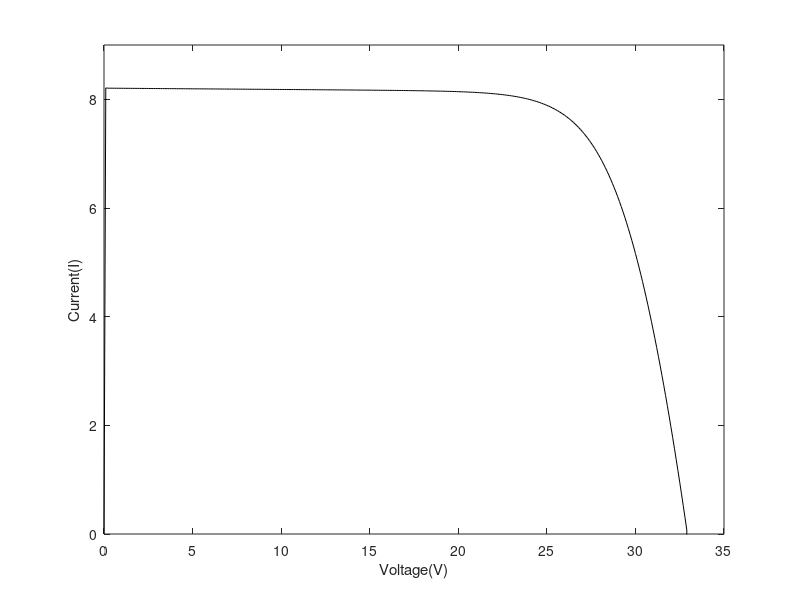
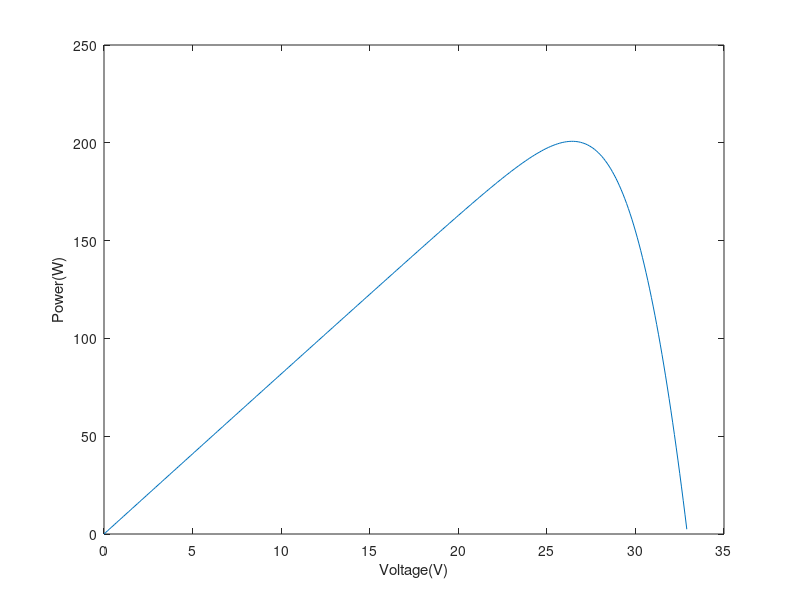

MATLAB code for these plots, in order:
% PV Model 12/1/2018
clc;
clear all;
K=1.38065e-23; %Boltzmann constant
q=1.602e-19; %Charge ofelectron
Iscn=8.21; %Nominal sc current
Vocn=32.9; %Nominal oc voltage
Kv=-0.123; %Temperature voltage constant
K1=0.0032;%Temperature current constant
Ns=54; %No of series connected cells
T=25+273; %Operating temperature
Tn=25+273; %Nominall temperature
Gn=1000; %Nominal irradiance
a=1.3; %diode constant
Eg=1.12; %silicon band gap
G=1000; %Actual irraiance
Rs=0.221; %Series resistance
Rp=415; %Shunt resistance

Vtn=Ns*K*Tn/q;
Ion=Iscn/(exp(Vocn/(a*Vtn))-1);
Io=Ion*((T/Tn)^3)*exp((q*Eg/(a*K))*((1/Tn)-(1/T)));
Ipvn=Iscn;
Ipv=(G/Gn)*(Ipvn+K1*(T-Tn));
Vt=Ns*K*T/q;
I=zeros(330,1);
i=1;
I(1,1)=0;
for V=0:0.1:32.9
 I_part=Io*(exp((V+(I(i,1)*Rs))/(Vt*a))-1)+((V+(Rs*I(i,1)))/Rp);
 I(i+1)=Ipv-I_part;
 
 V1(i)=V;
 P(i)=V*I(i);
 i=i+1;
end
V1(i)=V1(i-1);
P(i)=P(i-1);
plot(V1,I,'k')
ylabel('Current(I)')
xlabel('Voltage(V)')
axis([0 35 0 9])
figure
plot(V1,P) 
ylabel('Power(W)')
xlabel('Voltage(V)')